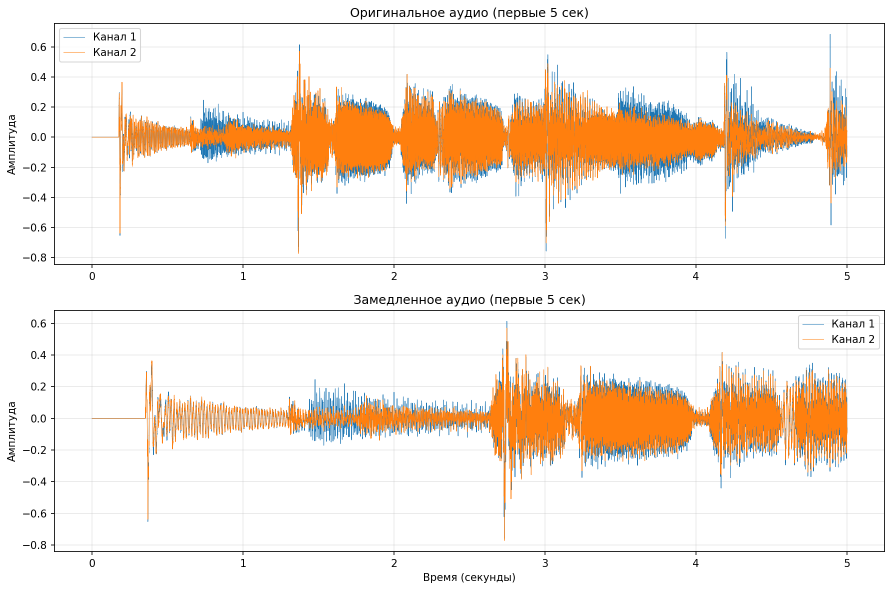
#> input picture comparison.png, 1784 x 1181 px (shown at 1/2 size)
$ python lab3_var12.py -i comparison.png
#> lines starting #> are read from the running program, lines starting #| are printed output that depends on the picture
### image_operations.py
import argparse
import os
from typing import Tuple, Optional

import numpy as np
import matplotlib.pyplot as plt
from PIL import Image


def load_image(image_path: str) -> Tuple[np.ndarray, str]:
    """
    Загрузка изображения из файла

    Args:
        image_path: путь к файлу изображения

    Returns:
        Tuple[np.ndarray, str]: массив изображения и режим цветового пространства

    Raises:
        FileNotFoundError: если файл не существует
        ValueError: если файл не является изображением
    """
    if not os.path.exists(image_path):
        raise FileNotFoundError(f"Файл {image_path} не найден")

    try:
        img = Image.open(image_path)
        # Преобразуем в RGB если изображение RGBA
        if img.mode in ("RGBA", "LA", "P"):
            img = img.convert("RGB")

        img_array = np.array(img)
        return img_array, img.mode

    except Exception as e:
        raise Exception(f"Ошибка загрузки изображения: {e}")


def get_image_size(img_array: np.ndarray) -> Tuple[int, int, int]:
    """
    Получение размеров изображения

    Args:
        img_array: массив изображения

    Returns:
        Tuple[int, int, Optional[int]]: высота, ширина, количество каналов
    """
    height = img_array.shape[0]
    width = img_array.shape[1]
    channels = img_array.shape[2] if len(img_array.shape) == 3 else 1

    return height, width, channels


def add_white_noise(
    image: np.ndarray, noise_intensity: float = 0.1, seed: Optional[int] = None
) -> np.ndarray:
    """
    Наложение белого шума на изображение

    Args:
        image: исходное изображение в виде массива numpy
        noise_intensity: интенсивность шума (0.0 - 1.0)
        seed: seed для генератора случайных чисел

    Returns:
        np.ndarray: изображение с наложенным шумом
    """
    if seed is not None:
        np.random.seed(seed)

    # Нормализуем изображение к диапазону [0, 1]
    if image.dtype == np.uint8:
        image_normalized = image.astype(np.float32) / 255.0
    else:
        image_normalized = image.astype(np.float32)

    # Генерируем белый шум с нормальным распределением
    noise = np.random.normal(loc=0.0, scale=noise_intensity, size=image.shape)

    # Добавляем шум к изображению
    noisy_image = image_normalized + noise

    # Обрезаем значения до диапазона [0, 1]
    noisy_image = np.clip(noisy_image, 0.0, 1.0)

    # Конвертируем обратно в uint8 если исходное было uint8
    if image.dtype == np.uint8:
        noisy_image = (noisy_image * 255).astype(np.uint8)

    return noisy_image


def save_image(image_array: np.ndarray, output_path: str, mode: str = "RGB") -> None:
    """
    Сохранение изображения в файл

    Args:
        image_array: массив изображения
        output_path: путь для сохранения
        mode: режим цветового пространства
    """
    # Создаем директорию если ее нет
    os.makedirs(os.path.dirname(os.path.abspath(output_path)), exist_ok=True)

    # Конвертируем массив обратно в изображение
    img = Image.fromarray(image_array)

    # Сохраняем с сохранением формата
    if output_path.lower().endswith(".png"):
        img.save(output_path, "PNG")
    elif output_path.lower().endswith(".jpg") or output_path.lower().endswith(".jpeg"):
        img.save(output_path, "JPEG", quality=95)
    else:
        img.save(output_path)


def display_images(
    original: np.ndarray, noisy: np.ndarray, show_plots: bool = True
) -> None:
    """
    Отображение исходного и обработанного изображений

    Args:
        original: исходное изображение
        noisy: изображение с шумом
        show_plots: показывать ли графики
    """
    fig, axes = plt.subplots(1, 3, figsize=(15, 5))

    # Отображаем исходное изображение
    if len(original.shape) == 3:
        axes[0].imshow(original)
    else:
        axes[0].imshow(original, cmap="gray")
    axes[0].set_title("Исходное изображение")
    axes[0].axis("off")

    # Отображаем изображение с шумом
    if len(noisy.shape) == 3:
        axes[1].imshow(noisy)
    else:
        axes[1].imshow(noisy, cmap="gray")
    axes[1].set_title("Изображение с шумом")
    axes[1].axis("off")

    # Отображаем разницу
    if original.dtype == noisy.dtype:
        if original.dtype == np.uint8:
            diff = noisy.astype(np.float32) - original.astype(np.float32)
        else:
            diff = noisy - original

        # Нормализуем разницу для отображения
        diff_normalized = (diff - diff.min()) / (diff.max() - diff.min() + 1e-8)

        axes[2].imshow(diff_normalized, cmap="coolwarm")
        axes[2].set_title("Разница (увеличенная)")
        axes[2].axis("off")

    plt.tight_layout()

    if show_plots:
        plt.show()
    else:
        # Сохраняем график
        output_plot = "comparison.png"
        plt.savefig(output_plot, dpi=150, bbox_inches="tight")
        plt.close(fig)
        print(f"График сохранен в файл: {output_plot}")


def print_image_info(img_array: np.ndarray, image_path: str) -> None:
    """
    Вывод информации об изображении

    Args:
        img_array: массив изображения
        image_path: путь к файлу изображения
    """
    height, width, channels = get_image_size(img_array)

    print("=" * 60)
    print("ИНФОРМАЦИЯ ОБ ИЗОБРАЖЕНИИ:")
    print(f"  Файл: {image_path}")
    print(f"  Размеры: {width} x {height} пикселей")
    print(f"  Количество каналов: {channels}")
    print(f"  Тип данных: {img_array.dtype}")
    print(f"  Диапазон значений: [{img_array.min()}, {img_array.max()}]")
    print(f"  Размер в памяти: {img_array.nbytes / 1024:.2f} KB")
    print("=" * 60)


def validate_arguments(args: argparse.Namespace) -> bool:
    """
    Валидация аргументов командной строки

    Args:
        args: аргументы командной строки

    Returns:
        bool: True если аргументы валидны, False в противном случае
    """
    # Проверка существования входного файла
    if not os.path.exists(args.input):
        print(f"Ошибка: файл {args.input} не найден")
        return False

    # Проверка интенсивности шума
    if not (0.0 <= args.noise_intensity <= 1.0):
        print("Ошибка: интенсивность шума должна быть в диапазоне от 0.0 до 1.0")
        return False

    # Проверка допустимых расширений
    valid_extensions = [".jpg", ".jpeg", ".png", ".bmp", ".tiff", ".tif"]
    _, ext = os.path.splitext(args.input.lower())
    if ext not in valid_extensions:
        print(f"Предупреждение: формат {ext} может не поддерживаться")
        return False

    return True

### lab3_var12.py
import argparse
import traceback

from image_operations import (
    load_image,
    save_image,
    add_white_noise,
    display_images,
    print_image_info,
    validate_arguments,
)


def parse_arguments() -> argparse.Namespace:
    """
    Парсинг аргументов командной строки

    Returns:
        argparse.Namespace: Объект с распарсенными аргументами
    """
    parser = argparse.ArgumentParser(description="Наложение белого шума на изображение")
    parser.add_argument(
        "--input", "-i", type=str, required=True, help="Путь к исходному изображению"
    )
    parser.add_argument(
        "--output",
        "-o",
        type=str,
        default="output_image.jpg",
        help="Путь для сохранения результата (по умолчанию: output_image.jpg)",
    )
    parser.add_argument(
        "--noise-intensity",
        "-n",
        type=float,
        default=0.1,
        help="Интенсивность шума от 0.0 до 1.0 (по умолчанию: 0.1)",
    )
    parser.add_argument(
        "--seed",
        "-s",
        type=int,
        default=None,
        help="Seed для генератора случайных чисел (по умолчанию: None)",
    )
    parser.add_argument(
        "--show-plots", action="store_true", help="Показать графики с результатами"
    )

    return parser.parse_args()


def main() -> None:
    """
    Основная функция программы
    """
    # Парсинг аргументов
    args = parse_arguments()

    # Валидация аргументов
    if not validate_arguments(args):
        return

    try:
        # 1. Загрузка изображения
        print(f"Загрузка изображения: {args.input}")
        img_array, img_mode = load_image(args.input)
#> in load_image, img is the input picture: PIL image 1784x1181 RGBA; mean R, G, B, A 245.7, 234.8, 224.8, 255
#> img_mode = 'RGB'

        # 2. Вывод информации о размере
        print_image_info(img_array, args.input)
#> in print_image_info, `height, width, channels = get_image_size(img_array)`: height = 1181; width = 1784; channels = 3
#|   Размеры: 1784 x 1181 пикселей
#|   Количество каналов: 3
#|   Тип данных: uint8
#|   Диапазон значений: [0, 255]
#|   Размер в памяти: 6172.57 KB

        # 3. Наложение белого шума
        print("\nНаложение белого шума...")
        print(f"  Интенсивность шума: {args.noise_intensity}")
        print(f"  Seed: {args.seed if args.seed else 'не задан'}")

        noisy_image = add_white_noise(
            img_array, noise_intensity=args.noise_intensity, seed=args.seed
        )
#> in add_white_noise, `noisy_image = image_normalized + noise`:
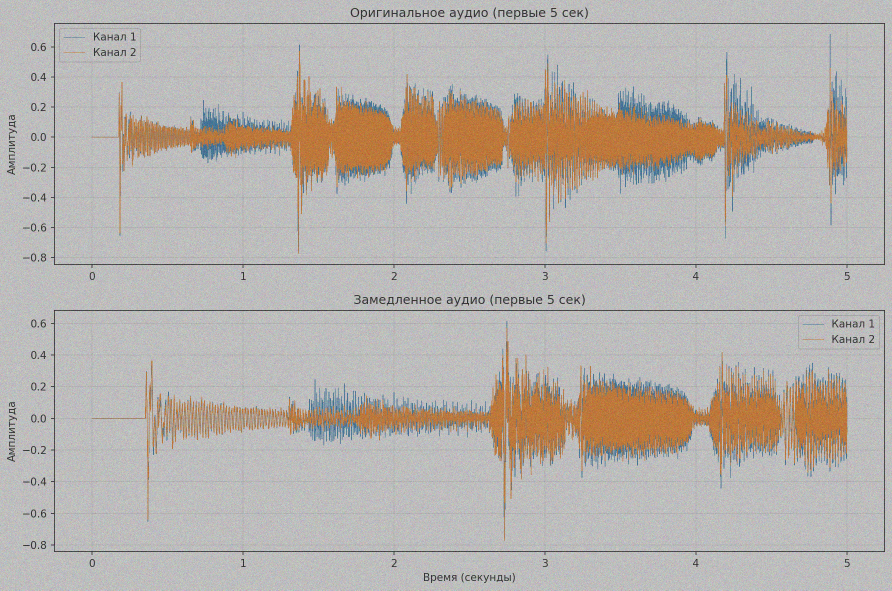
#> noisy_image: shape (1181, 1784, 3) float64 (shown at 1/2 size); mean R, G, B 0.964, 0.921, 0.882; drawn with min black and max white

        # 4. Сохранение результата
        print(f"\nСохранение результата: {args.output}")
        save_image(noisy_image, args.output, img_mode)

        # 5. Отображение результатов
        print("\nОтображение результатов...")
        display_images(img_array, noisy_image, args.show_plots)
#> in display_images, `diff = noisy.astype(np.float32) - original.astype(np.float32)`:
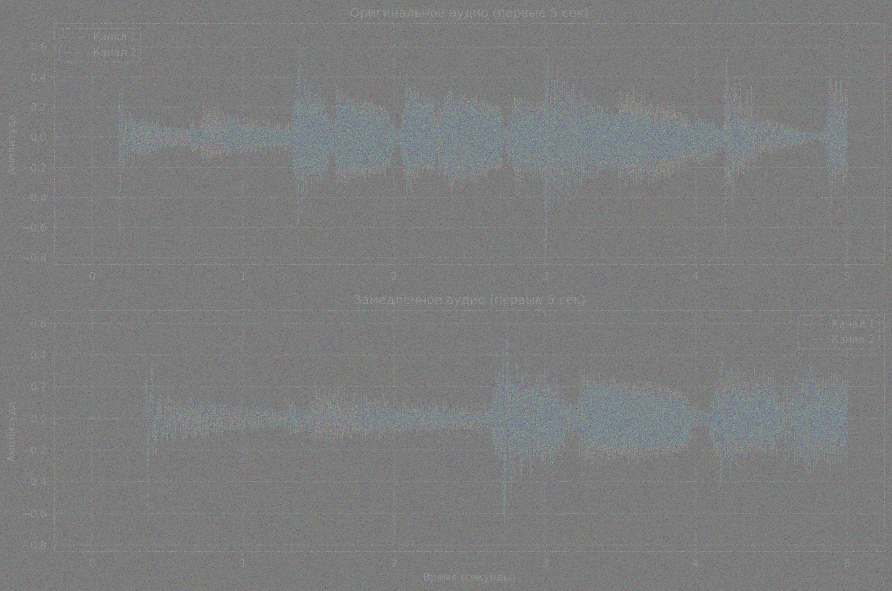
#> diff: shape (1181, 1784, 3) float32 (shown at 1/2 size); mean R, G, B -9.6, -8.7, -8.3; drawn with min black and max white
#> in display_images, `plt.savefig(output_plot, dpi=150, bbox_inches="tight")`:
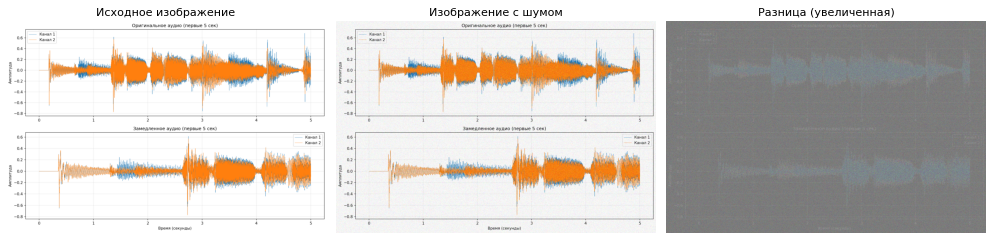
#> figure drawn by matplotlib, 3 panels

        print("\n" + "=" * 60)
        print("ОПЕРАЦИЯ УСПЕШНО ЗАВЕРШЕНА!")
        print(f"  Исходный файл: {args.input}")
        print(f"  Результат сохранен: {args.output}")
        print("=" * 60)

    except Exception as e:
        print(f"Неожиданная ошибка: {e}")

        traceback.print_exc()


if __name__ == "__main__":
    main()

$ run again, with channel_histograms.png copied over comparison.png
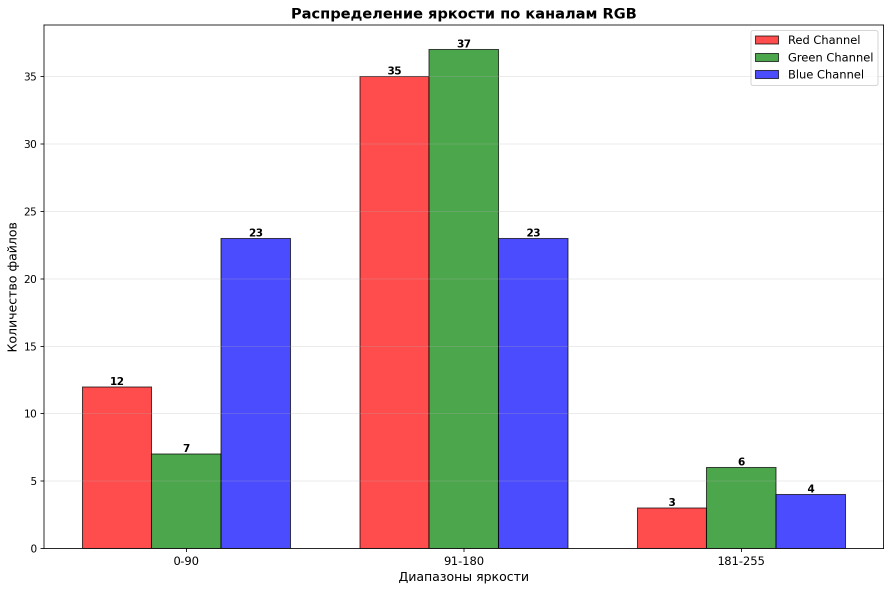
#> input picture channel_histograms.png, 1782 x 1182 px (shown at 1/2 size)
#> in load_image, img is the input picture: PIL image 1782x1182 RGBA; mean R, G, B, A 219.1, 211.4, 219.2, 255
#> img: PIL image 1782x1182 RGB
#> img_mode = 'RGB'
#> in print_image_info, `height, width, channels = get_image_size(img_array)`: height = 1182; width = 1782; channels = 3
#|   Размеры: 1782 x 1182 пикселей
#|   Количество каналов: 3
#|   Тип данных: uint8
#|   Диапазон значений: [0, 255]
#|   Размер в памяти: 6170.87 KB
#> in display_images, `diff = noisy.astype(np.float32) - original.astype(np.float32)`:
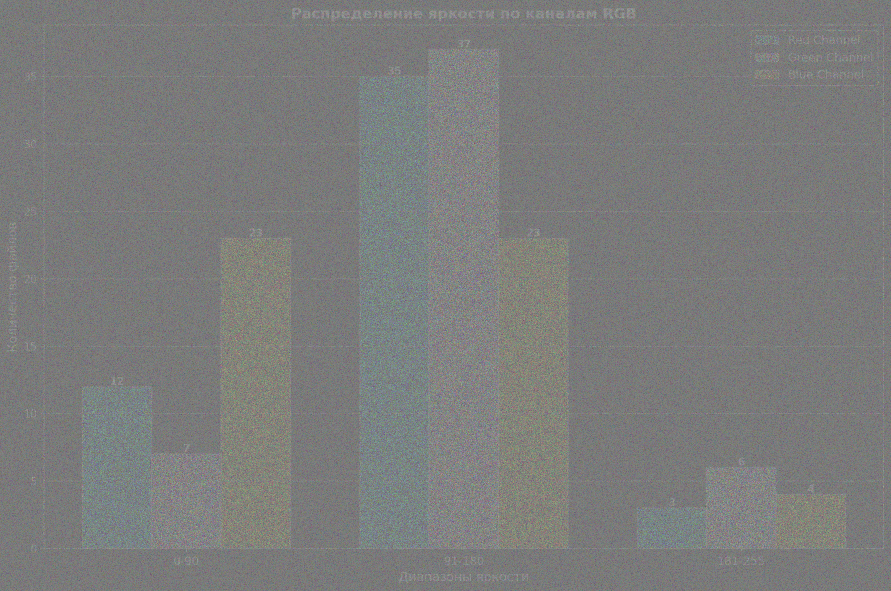
#> diff: shape (1182, 1782, 3) float32 (shown at 1/2 size); mean R, G, B -8.3, -7.5, -8.3; drawn with min black and max white
#> in display_images, `plt.savefig(output_plot, dpi=150, bbox_inches="tight")`:
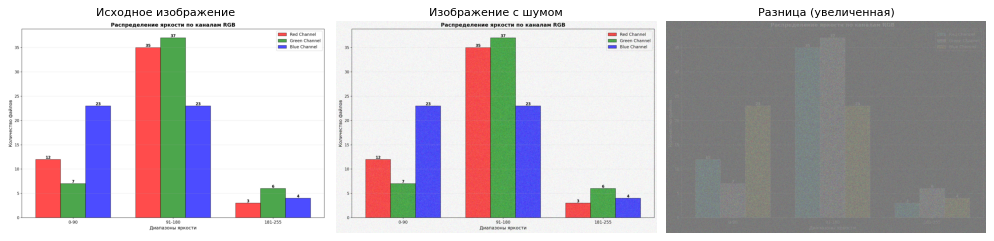
#> figure drawn by matplotlib, 3 panels
